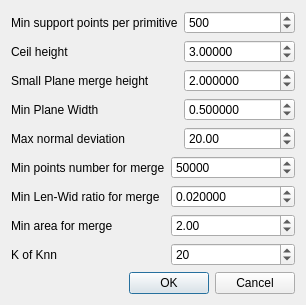
       <widget class="QWidget" name="page">
        <property name="geometry">
         <rect>
          <x>0</x>
          <y>0</y>
          <width>306</width>
          <height>279</height>
         </rect>
        </property>
        <attribute name="label">
         <string>ExtractPlaneParam</string>
        </attribute>
        <layout class="QGridLayout" name="gridLayout">
         <item row="0" column="0">
          <layout class="QFormLayout" name="formLayout_plane">
           <item row="0" column="0">
            <widget class="QLabel" name="label_16">
             <property name="text">
              <string>Min support points per primitive</string>
             </property>
            </widget>
           </item>
           <item row="0" column="1">
            <widget class="QSpinBox" name="spinBoxPlanePointNum">
             <property name="maximum">
              <number>100000</number>
             </property>
             <property name="value">
              <number>500</number>
             </property>
            </widget>
           </item>
           <item row="1" column="1">
            <widget class="QDoubleSpinBox" name="doubleSpinBoxCeilHeight">
             <property name="decimals">
              <number>5</number>
             </property>
             <property name="maximum">
              <double>999.990000000000009</double>
             </property>
             <property name="singleStep">
              <double>0.100000000000000</double>
             </property>
             <property name="value">
              <double>3.000000000000000</double>
             </property>
            </widget>
           </item>
           <item row="2" column="0">
            <widget class="QLabel" name="label_18">
             <property name="text">
              <string>Small Plane merge height</string>
             </property>
            </widget>
           </item>
           <item row="2" column="1">
            <widget class="QDoubleSpinBox" name="doubleSpinBoxPlaneMergeHeight">
             <property name="decimals">
              <number>6</number>
             </property>
             <property name="maximum">
              <double>999.990000000000009</double>
             </property>
             <property name="singleStep">
              <double>0.100000000000000</double>
             </property>
             <property name="value">
              <double>2.000000000000000</double>
             </property>
            </widget>
           </item>
           <item row="4" column="0">
            <widget class="QLabel" name="label_19">
             <property name="text">
              <string>Max normal deviation</string>
             </property>
            </widget>
           </item>
           <item row="4" column="1">
            <widget class="QDoubleSpinBox" name="doubleSpinBoxMaxNorm">
             <property name="maximum">
              <double>360.000000000000000</double>
             </property>
             <property name="value">
              <double>20.000000000000000</double>
             </property>
            </widget>
           </item>
           <item row="1" column="0">
            <widget class="QLabel" name="label_17">
             <property name="text">
              <string>Ceil height</string>
             </property>
            </widget>
           </item>
           <item row="3" column="0">
            <widget class="QLabel" name="label_20">
             <property name="text">
              <string>Min Plane Width</string>
             </property>
            </widget>
           </item>
           <item row="3" column="1">
            <widget class="QDoubleSpinBox" name="doubleSpinBoxPlaneWidth">
             <property name="decimals">
              <number>6</number>
             </property>
             <property name="maximum">
              <double>999.990000000000009</double>
             </property>
             <property name="singleStep">
              <double>0.100000000000000</double>
             </property>
             <property name="value">
              <double>0.500000000000000</double>
             </property>
            </widget>
           </item>
          </layout>
         </item>
         <item row="1" column="0">
          <layout class="QFormLayout" name="formLayout_plane_2">
           <item row="0" column="0">
            <widget class="QLabel" name="label_21">
             <property name="text">
              <string>Min points number for merge</string>
             </property>
            </widget>
           </item>
           <item row="0" column="1">
            <widget class="QSpinBox" name="spinBox_min_merge_pnts">
             <property name="maximum">
              <number>100000000</number>
             </property>
             <property name="value">
              <number>50000</number>
             </property>
            </widget>
           </item>
           <item row="1" column="0">
            <widget class="QLabel" name="label_22">
             <property name="text">
              <string>Min Len-Wid ratio for merge</string>
             </property>
            </widget>
           </item>
           <item row="1" column="1">
            <widget class="QDoubleSpinBox" name="doubleSpinBox_xy">
             <property name="decimals">
              <number>6</number>
             </property>
             <property name="maximum">
              <double>1.000000000000000</double>
             </property>
             <property name="singleStep">
              <double>0.000001000000000</double>
             </property>
             <property name="value">
              <double>0.020000000000000</double>
             </property>
            </widget>
           </item>
           <item row="2" column="0">
            <widget class="QLabel" name="label_23">
             <property name="text">
              <string>Min area for merge</string>
             </property>
            </widget>
           </item>
           <item row="2" column="1">
            <widget class="QDoubleSpinBox" name="doubleSpinBox_area">
             <property name="decimals">
              <number>2</number>
             </property>
             <property name="maximum">
              <double>100000000.000000000000000</double>
             </property>
             <property name="value">
              <double>2.000000000000000</double>
             </property>
            </widget>
           </item>
           <item row="3" column="1">
            <widget class="QSpinBox" name="KnnSpinBox">
             <property name="value">
              <number>20</number>
             </property>
            </widget>
           </item>
           <item row="3" column="0">
            <widget class="QLabel" name="label_24">
             <property name="text">
              <string>K of Knn</string>
             </property>
            </widget>
           </item>
          </layout>
         </item>
         <item row="2" column="0">
          <widget class="QDialogButtonBox" name="buttonBoxIdentifyCheck_4">
           <property name="standardButtons">
            <set>QDialogButtonBox::Cancel|QDialogButtonBox::Ok</set>
           </property>
          </widget>
         </item>
        </layout>
       </widget>
